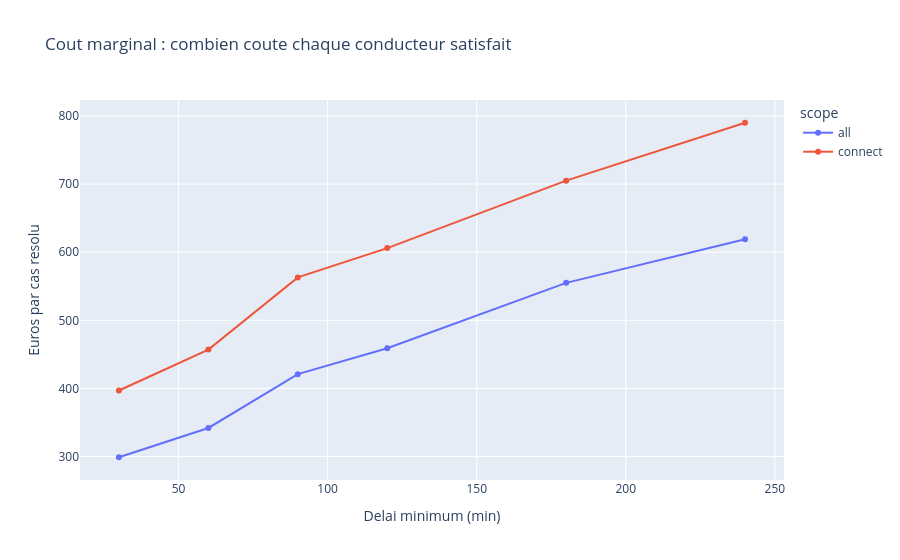

The cell this chart's notebook holds for it:
### Code cell
resultats_ca["cout_par_cas_resolu"] = (
    resultats_ca["ca_potentiel_perdu_eur"] / resultats_ca["cas_resolus"]
).round(0)

fig = px.line(
    resultats_ca[resultats_ca["seuil"] > 0],
    x="seuil",
    y="cout_par_cas_resolu",
    color="scope",
    markers=True,
    labels={"seuil": "Delai minimum (min)", "cout_par_cas_resolu": "Euros par cas resolu"},
    title="Cout marginal : combien coute chaque conducteur satisfait",
)
fig.show()

# Connect a le meilleur taux de résolution mais le pire coût par cas résolu. 
# Restreindre à Connect optimise un indicateur de performance, pas l'efficience économique.

### Figure 1 — Plotly figure (JSON) as saved in the notebook; plotly's stock layout.template omitted (floating-point values rounded to 4 significant figures)
{"data": [{"hovertemplate": "scope=all<br>Delai minimum (min)=%{x}<br>Euros par cas resolu=%{y}<extra></extra>", "legendgroup": "all", "line": {"color": "#636efa", "dash": "solid"}, "marker": {"symbol": "circle"}, "mode": "lines+markers", "name": "all", "orientation": "v", "showlegend": true, "type": "scatter", "x": [30, 60, 90, 120, 180, 240], "xaxis": "x", "y": [299, 342, 421, 459, 555, 619], "yaxis": "y"}, {"hovertemplate": "scope=connect<br>Delai minimum (min)=%{x}<br>Euros par cas resolu=%{y}<extra></extra>", "legendgroup": "connect", "line": {"color": "#EF553B", "dash": "solid"}, "marker": {"symbol": "circle"}, "mode": "lines+markers", "name": "connect", "orientation": "v", "showlegend": true, "type": "scatter", "x": [30, 60, 90, 120, 180, 240], "xaxis": "x", "y": [397, 457, 563, 606, 705, 790], "yaxis": "y"}], "layout": {"legend": {"title": {"text": "scope"}, "tracegroupgap": 0}, "title": {"text": "Cout marginal : combien coute chaque conducteur satisfait"}, "xaxis": {"anchor": "y", "domain": [0, 1], "title": {"text": "Delai minimum (min)"}}, "yaxis": {"anchor": "x", "domain": [0, 1], "title": {"text": "Euros par cas resolu"}}}}
